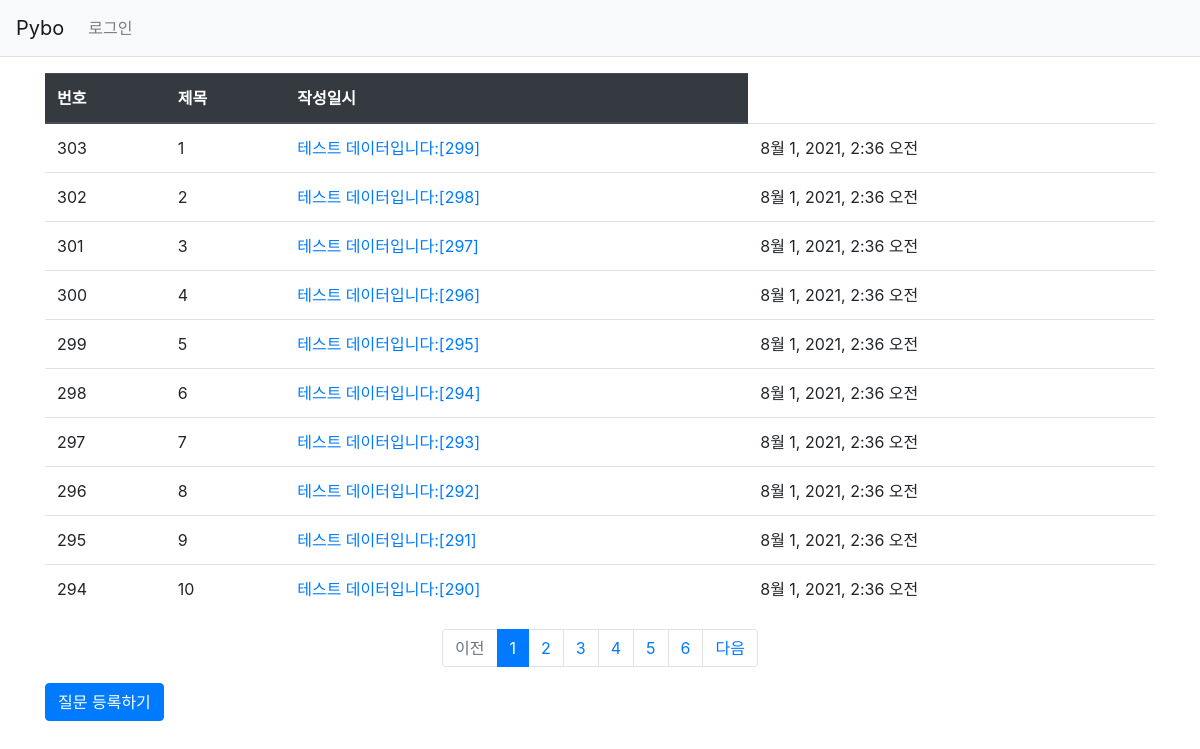
Screenshot of /pybo/ with the database file from the repository.
### pybo/models.py (models this page shows, shortened)
class Question(models.Model):
    subject = models.CharField(max_length=200)
    content = models.TextField()
    create_date = models.DateTimeField()

### pybo/views.py (the view)
# urls.py: path('', views.index, name='index'),
def index(request):
    page = request.GET.get('page', '1')  # 페이지
    question_list = Question.objects.order_by('-create_date')
    paginator = Paginator(question_list, 10)  # 페이지당 10개씩 보여주기
    page_obj = paginator.get_page(page)
    context = {'question_list': page_obj}
    return render(request, 'pybo/question_list.html', context)

### pybo/templatetags/pybo_filter.py (called while the page is built)
@register.filter
def sub(value, arg):
    return value - arg

### templates/pybo/question_list.html (shortened to what this page needs)
{%extends 'base.html'%}
{% load pybo_filter %}
{% block content %}
<div class="container my-3">
    <table class="table">
        <thead>
        <tr class="thead-dark">
            <th>번호</th>
            <th>제목</th>
            <th>작성일시</th>
        </tr>
        </thead>
        <tbody>
        {% if question_list %}
        {% for question in question_list %}
        <tr>
            <td>
                {{ question_list.paginator.count|sub:question_list.start_index|sub:forloop.counter0|add:1 }}
            </td>
            <td>{{ forloop.counter }}</td>
            <td>
                <a href="{% url 'pybo:detail' question.id %}">{{ question.subject }}</a>
            </td>
            <td>{{ question.create_date }}</td>
        </tr>
        {% endfor %}
        {% else %}
        <tr>
            <td colspan="3">질문이 없습니다.</td>
        </tr>
        {% endif %}
        </tbody>
    </table>
    <ul class="pagination justify-content-center">
        {% if question_list.has_previous %}
        <li class="page-item">
            <a class="page-link" href="?page={{ question_list.previous_page_number }}">이전</a>
        </li>
        {% else %}
        <li class="page-item disabled">
            <a class="page-link" tabindex="-1" aria-disabled="true" href="#">이전</a>
        </li>
        {% endif %}
        {% for page_number in question_list.paginator.page_range %}
        {% if page_number >= question_list.number|add:-5 and page_number <= question_list.number|add:5 %}
            {% if page_number == question_list.number %}
            <li class="page-item active" aria-current="page">
                <a class="page-link" href="?page={{ page_number }}">{{ page_number }}</a>
            </li>
            {% else %}
            <li class="page-item">
                <a class="page-link" href="?page={{ page_number }}">{{ page_number }}</a>
            </li>
            {% endif %}
        {% endif %}
        {% endfor %}
        {% if question_list.has_next %}
        <li class="page-item">
            <a class="page-link" href="?page={{ question_list.next_page_number }}">다음</a>
        </li>
        {% else %}
        <li class="page-item disabled">
            <a class="page-link" tabindex="-1" aria-disabled="true" href="#">다음</a>
        </li>
        {% endif %}
    </ul>
    <a href="{% url 'pybo:question_create' %}" class="btn btn-primary">질문 등록하기</a>
</div>
{%endblock%}

### templates/base.html (shortened to what this page needs)
{% load static %}
<!doctype html>
<html lang="ko">
<head>
    <link rel="stylesheet" type="text/css" href="{% static 'bootstrap.min.css' %}">
    <link rel="stylesheet" type="text/css" href="{% static 'style.css' %}">
</head>
<body>
{% include "navbar.html" %}
{% block content %}
{% endblock %}
</body>
</html>

### templates/navbar.html (shortened to what this page needs)
<nav class="navbar navbar-expand-lg navbar-light bg-light border-bottom">
    <a class="navbar-brand" href="{% url 'pybo:index' %}">Pybo</a>
    <div class="collapse navbar-collapse flex-grow-0" id="navbarNav">
        <ul class="navbar-nav">
            <li class="nav-item ">
                <a class="nav-link" href="#">로그인</a>
            </li>
        </ul>
    </div>
</nav>

### rows the page displays
Question: paginator.count|sub "303", subject "테스트 데이터입니다:[299]", create_date "8월 1, 2021, 2:36 오전"
Question: paginator.count|sub "302", subject "테스트 데이터입니다:[298]", create_date "8월 1, 2021, 2:36 오전"
Question: paginator.count|sub "301", subject "테스트 데이터입니다:[297]", create_date "8월 1, 2021, 2:36 오전"
Question: paginator.count|sub "300", subject "테스트 데이터입니다:[296]", create_date "8월 1, 2021, 2:36 오전"
Question: paginator.count|sub "299", subject "테스트 데이터입니다:[295]", create_date "8월 1, 2021, 2:36 오전"
Question: paginator.count|sub "298", subject "테스트 데이터입니다:[294]", create_date "8월 1, 2021, 2:36 오전"
Question: paginator.count|sub "297", subject "테스트 데이터입니다:[293]", create_date "8월 1, 2021, 2:36 오전"
Question: paginator.count|sub "296", subject "테스트 데이터입니다:[292]", create_date "8월 1, 2021, 2:36 오전"
Question: paginator.count|sub "295", subject "테스트 데이터입니다:[291]", create_date "8월 1, 2021, 2:36 오전"
Question: paginator.count|sub "294", subject "테스트 데이터입니다:[290]", create_date "8월 1, 2021, 2:36 오전"

### other values shown
{{ page_number }} "1"
{{ page_number }} "2" "3" "4" "5" "6"
